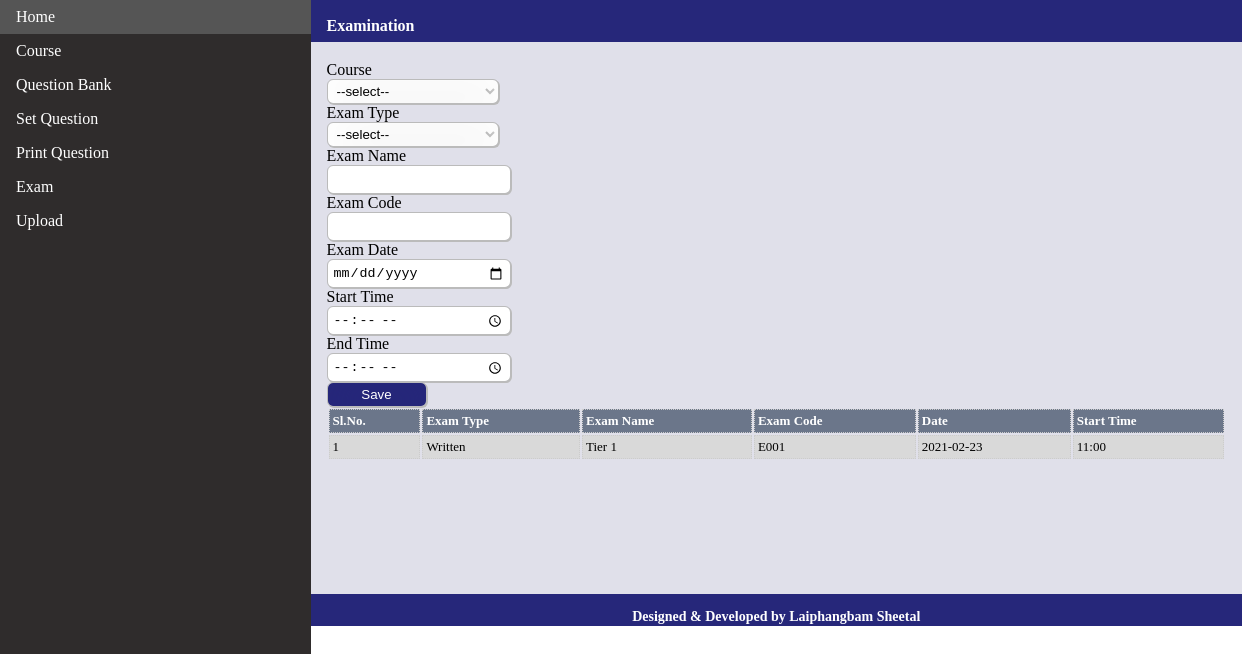
The page /exam.php on the database its author committed.
### tables this page shows
CREATE TABLE `exam_master` (
  `pk_id` int(11) NOT NULL,
  `exam_type_fk` int(11) DEFAULT NULL,
  `exam_name` varchar(250) DEFAULT NULL,
  `exam_code` varchar(10) DEFAULT NULL,
  `exam_date` date DEFAULT NULL,
  `class` int(11) DEFAULT NULL,
  `subject` varchar(250) DEFAULT NULL,
  `topic` varchar(250) DEFAULT NULL,
  `status_id` smallint(6) DEFAULT NULL,
  `active_flag` smallint(6) DEFAULT NULL,
  `start_time` varchar(100) DEFAULT NULL,
  `end_time` varchar(100) DEFAULT NULL,
  `sys_inserted_by` smallint(6) DEFAULT NULL,
  `sys_inserted_date` datetime DEFAULT NULL,
  `sys_updated_by` smallint(6) DEFAULT NULL,
  `sys_updated_date` datetime DEFAULT NULL,
  `etl_ref_no` varchar(255) DEFAULT NULL
);

### exam.php (the view, shortened to what this page needs)
<!doctype html>
<html class="no-js" lang="en">
    <head>
        <link rel="stylesheet" href="assets/css/font-awesome.min.css">
        <link rel="stylesheet" href="assets/css/style.css">
</head>
<body>
<ul>
  <li><a href="index.php">Home</a></li>
  <li><a href="course.php">Course</a></li>
  <li><a class="" href="question.php">Question Bank</a></li>
  <li><a class="" href="searchQuestion.php">Set Question</a></li>
  <li><a href="print.php">Print Question</a></li>
  <li><a href="exam.php">Exam</a></li>
  <li><a href="upload.php">Upload</a></li>
</ul>
<div class="header-bar">
<p class="header-text">Examination</p>
</div>
<div class="mainArea" id="loadArea">
<form id="examForm" role="form" method="POST" action="">
<div class="form-group">
<label class="control-label">Course</label>
<?php
	echo "<div>";
    echo "<select name='course' class='select-input' id='course'>";
	echo "<option value=''>--select--</option>";
echo "</select>";
?>
</div>
</div>
	<div class="form-group">
        <label class="control-label">Exam Type</label>
        <div>
            <select name="examType" id="examType" class="select-input">
				<option value="">--select--</option>
            </select>
        </div>
    </div>
	<div class="form-group">
        <label class="control-label">Exam Name</label>
        <div>
            <input type="text" id="examName" name="examName" class="textbox">
        </div>
    </div>
	<div class="form-group">
        <label class="control-label">Exam Code</label>
        <div>
            <input type="text" id="examCode" name="examCode" class="textbox">
        </div>
    </div>
	<div class="form-group">
        <label class="control-label">Exam Date</label>
        <div>
            <input type="date" id="examDate" name="examDate" class="textbox">
        </div>
    </div>
	<div class="form-group">
        <label class="control-label">Start Time</label>
        <div>
            <input type="time" id="" name="startTime" class="textbox">
        </div>
    </div>
	<div class="form-group">
        <label class="control-label">End Time</label>
        <div>
            <input type="time" id="" name="endTime" class="textbox">
        </div>
    </div>
    <div class="control-group">
      <div class="controls">
        <button class="btn" type="button" onclick="fnSaveExamDetail()">Save</button>
      </div>
    </div>
</form>
<?php
$servername = "localhost";
$username = "root";
$password = "";
$sl_no = 1;
$pdo = new PDO("mysql:host=$servername;dbname=examination", $username, $password);
$pdo->setAttribute(PDO::ATTR_ERRMODE, PDO::ERRMODE_EXCEPTION);
$sql = "SELECT ex.exam_name as examName,ex.exam_type_fk as type, ex.exam_code as code, ex.exam_date as date,ex.start_time as start FROM exam_master as ex ";
$res = $pdo->query($sql);
echo "<table class='tbl-container' width='100%'>";
echo "<tr>";
echo "<th>Sl.No.</th>";
echo "<th>Exam Type</th>";
echo "<th>Exam Name</th>";
echo "<th>Exam Code</th>";
echo "<th>Date</th>";
echo "<th>Start Time</th>";
echo "</tr>";
        while ($row = $res->fetch()) {
            echo "<tr>";
            echo "<td>".$sl_no."</td>";
			if($row['type']==1){
				echo "<td>Written</td>";
			}else if($row['type']==2){
				echo "<td>Oral</td>";
			}else{
				echo "<td>Practical</td>";
			}
            echo "<td>".$row['examName']."</td>";
			echo "<td>".$row['code']."</td>";
			echo "<td>".$row['date']."</td>";
			echo "<td>".$row['start']."</td>";
            echo "</tr>";
			$sl_no++;
        }
        echo "</table>";
?>
</div>
<div class="footer">
<p class='dashboard-text'>Designed & Developed by Laiphangbam Sheetal</p>
</div>
</body>
</html>

### style.css (style rules this page uses)
body { margin: 0; }
ul { list-style-type: none; margin: 0; padding: 0; width: 25%; background-color: #2f2c2c; position: fixed; height: 100%; overflow: auto; }
li a { display: block; color: #fff; padding: 8px 16px; text-decoration: none; }
.header-bar { margin-left:25%; padding:1px 16px; height:40px; width:75%; background-color:#26277a; }
.header-text { color:#fff; font-size:16px; font-weight:bold; }
.mainArea { margin-left:25%; padding:1px 16px; min-height:550px; background-color:#e0e0ea; }
.dashboard-text { color:#fff; font-size:14px; font-weight:bold; text-align:center; }
.tbl-container { border-radius: 8px; }
.tbl-container tr { background: #f0f0f0; }
.tbl-container tr:nth-child(odd) { background: #f0f0f0; }
.tbl-container tr:nth-child(even) { background: #d9d9d9; }
.tbl-container td,th { border-collapse: collapse; border:1px dotted #ccc; font-size: 13.5px; padding: 3px; font-size: 13px; }
.tbl-container th { text-align: left; }
.tbl-container tr:first-child th { background: #6b768a; color: #fff; }
.textbox { width: 172px; padding: 1px 5px; border: 1px solid #bbb; height: 25px; border-radius: 6px; box-shadow: 1px 1px 0 0 #bbb, 5px 5px 40px 2px #fff inset; -moz-box-shadow: 1px 1px 0 0 #bbb, 5px 5px 40px 2px #fff inset; -webkit-box-shadow: 1px 1px 0 0 #bbb, 5px 5px 40px 2px #fff inset; -webkit-background-clip: padding-box; outline: 0; }
.select-input { width: 172px; padding: 1px 5px; border: 1px solid #bbb; height: 25px; border-radius: 6px; box-shadow: 1px 1px 0 0 #bbb, 5px 5px 40px 2px #fff inset; -moz-box-shadow: 1px 1px 0 0 #bbb, 5px 5px 40px 2px #fff inset; -webkit-box-shadow: 1px 1px 0 0 #bbb, 5px 5px 40px 2px #fff inset; -webkit-background-clip: padding-box; outline: 0; }
.btn { background-color: #26277a; min-width: 100px; padding: 1px 5px; border: 1px solid #bbb; min-height: 25px; border-radius: 6px; color: white; box-shadow: 1px 1px 0 0 #bbb, 5px 5px 40px 2px #26277a inset; -moz-box-shadow: 1px 1px 0 0 #bbb, 5px 5px 40px 2px #26277a inset; -webkit-box-shadow: 1px 1px 0 0 #bbb, 5px 5px 40px 2px #26277a inset; -webkit-background-clip: padding-box; outline: 0; }
.footer { margin-left:25%; padding:1px 0px; height:30px; width:75%; background-color:#26277a; }

### rows shown on the page
exam_master: exam_type_fk "Written", exam_name "Tier 1", exam_code "E001", exam_date "2021-02-23", start_time "11:00"
